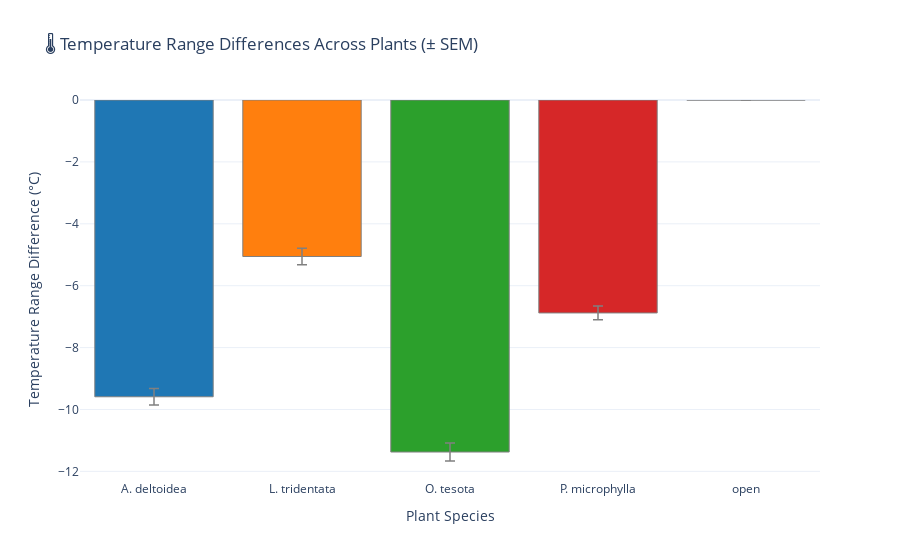

Write notebook code for a chart like this one.
### Code cell
# Temperature range plot 
bar_colors = ['#1f77b4', '#ff7f0e', '#2ca02c', '#d62728', '#9467bd', '#8c564b', '#e377c2', '#7f7f7f']

fig = go.Figure()
fig.add_trace(go.Bar(
    x=plant_names,
    y=range_temp_diffs,
    name="", 
    showlegend=False,
    error_y=dict(
        type='data',
        array=range_temp_sem,
        visible=True,
        thickness=1.5,
        width=5,
        color='gray'),
    marker=dict(color=bar_colors[:len(plant_names)], line=dict(color='gray', width=1)),
    hovertemplate=("<b>Plant:</b> %{x}<br>"
                   "<b>Temp Range Δ:</b> %{y:.2f}°C<br>"
                   "<b>± SEM:</b> %{error_y.array:.2f}°C")))

fig.update_layout(title="🌡️ Temperature Range Differences Across Plants (± SEM)", 
                  xaxis_title="Plant Species", 
                  yaxis_title="Temperature Range Difference (°C)", 
                  template="plotly_white", 
                  bargap=0.2)

fig.show()
fig.write_html("temp_range_differences.html")

### Figure 1 — Plotly figure (JSON) as saved in the notebook; plotly's stock layout.template omitted (floating-point values rounded to 4 significant figures)
{"data": [{"error_y": {"array": [0.269, 0.265, 0.29, 0.223, 0], "color": "gray", "thickness": 1.5, "type": "data", "visible": true, "width": 5}, "hovertemplate": "<b>Plant:</b> %{x}<br><b>Temp Range Δ:</b> %{y:.2f}°C<br><b>± SEM:</b> %{error_y.array:.2f}°C", "marker": {"color": ["#1f77b4", "#ff7f0e", "#2ca02c", "#d62728", "#9467bd"], "line": {"color": "gray", "width": 1}}, "name": "", "showlegend": false, "type": "bar", "x": ["A. deltoidea", "L. tridentata", "O. tesota", "P. microphylla", "open"], "y": [-9.589, -5.057, -11.37, -6.88, 0]}], "layout": {"bargap": 0.2, "title": {"text": "🌡️ Temperature Range Differences Across Plants (± SEM)"}, "xaxis": {"title": {"text": "Plant Species"}}, "yaxis": {"title": {"text": "Temperature Range Difference (°C)"}}}}
